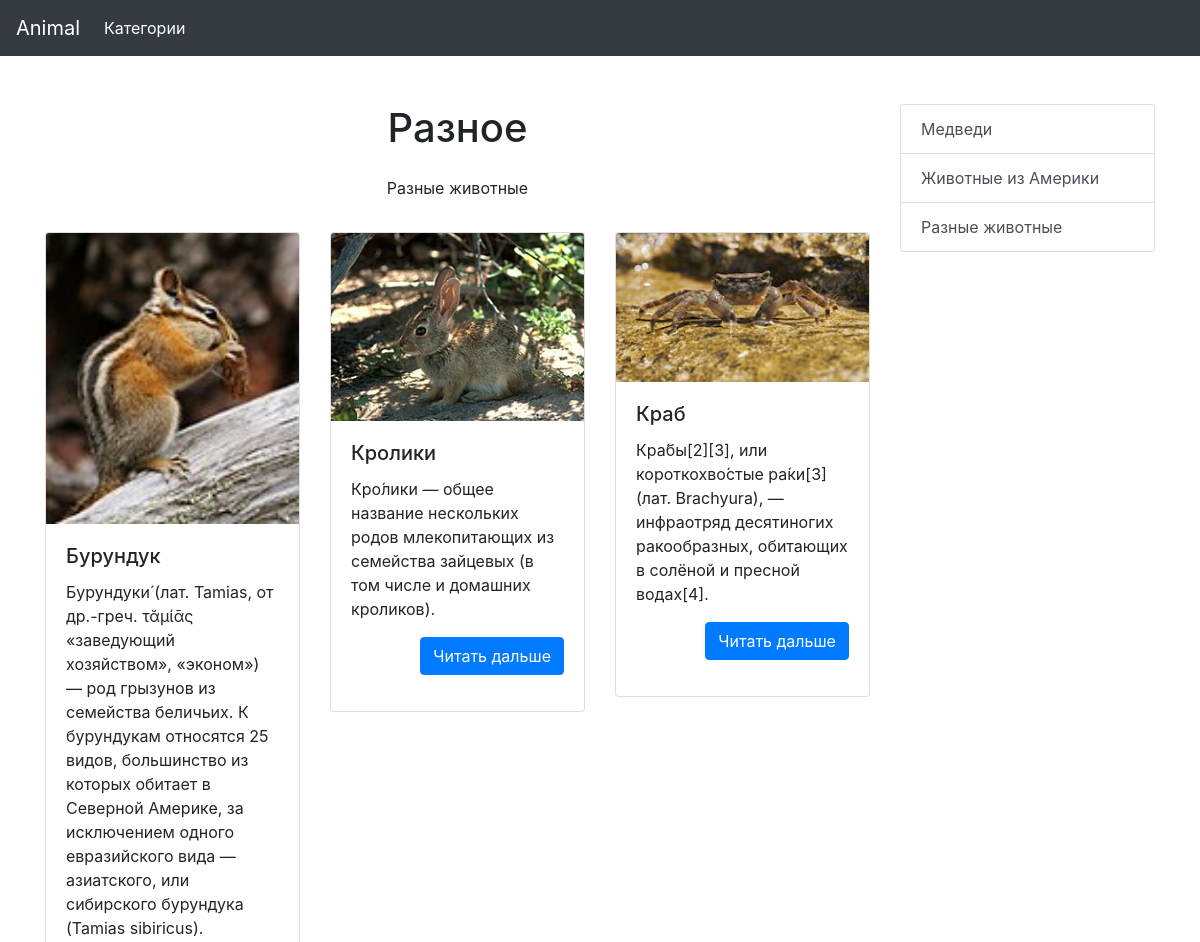
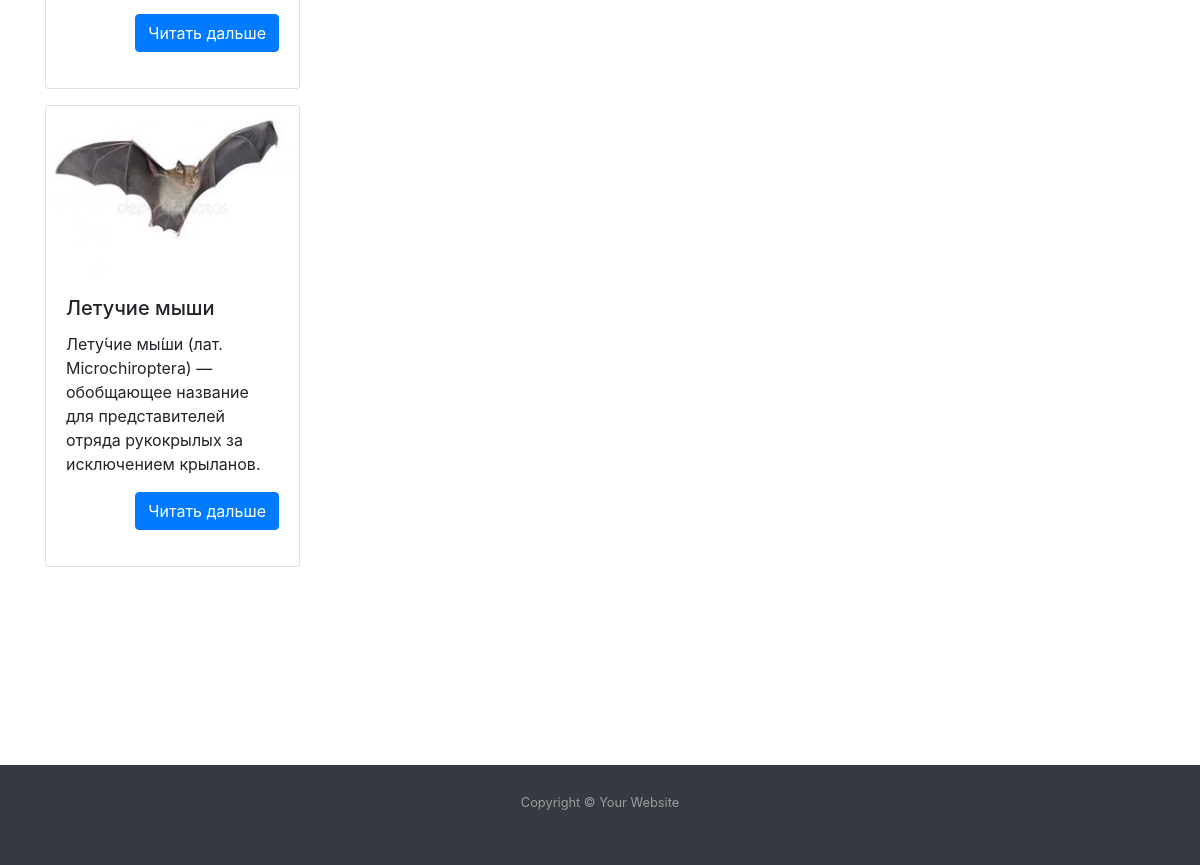
Screenshot of /category.php?id=3 with the database file from the repository (2 pictures, top to bottom).
### tables this page shows
CREATE TABLE `category` (
  `id` int(11) NOT NULL,
  `category` varchar(255) NOT NULL,
  `slug` varchar(255) NOT NULL,
  `image` text NOT NULL,
  `description` text NOT NULL
);

CREATE TABLE `info` (
  `id` int(11) NOT NULL,
  `title` varchar(255) NOT NULL,
  `category` int(11) NOT NULL,
  `descr_min` text NOT NULL,
  `description` text NOT NULL,
  `image` varchar(500) DEFAULT NULL
);

### core/functions.php (called while the page is built, shortened)
<?php
function get_post_from_category ($conn) {
    $sql = "SELECT * FROM info WHERE category=".$_GET['id'];
    $result = mysqli_query($conn, $sql);
    $a = array();
    if (mysqli_num_rows($result) > 0) {
        while($row = $result->fetch_assoc()) {
            $a[] = $row;
        }
    }
    return $a;
}
function get_cat_info ($conn) {
    $sql = "SELECT * FROM category WHERE id=".$_GET['id'];
    $result = mysqli_query($conn, $sql);
    if (mysqli_num_rows($result) > 0) {
        $row = $result->fetch_assoc();
    }
    return $row;
}
function get_all_cat_info ($conn) {
    $sql = "SELECT * FROM category";
    $result = mysqli_query($conn, $sql);
    $a = array();
    if (mysqli_num_rows($result) > 0) {
        while($row = $result->fetch_assoc()) {
            $a[] = $row;
        }
    }
    return $a;
}

### template/header.php (called while the page is built, shortened)
<?php
require_once('core/functions.php');
$conn = connect();
$cat = get_all_cat_info($conn);
require_once('template/header_html.php');
?>

### category.php (the view, shortened to what this page needs)
<?php
require_once('template/header.php');
$data = get_post_from_category($conn);
$catList = get_cat_info($conn);
?>
<div class="container">
    <div class="row">
        <div class="col-lg-9">
            <div class="row">
                <div class="col-lg-12">
                    <?php
                        echo "<h1 class='text-center mt-5'>{$catList['category']}</h1>";
                    ?>
                </div>
                <div class="col-lg-12">
                    <?php
                        echo "<div class='text-center mt-3 mb-3'>{$catList['description']}</div>";
                    ?>
                </div>
            </div>
            <div class="row">
                <?php
                    $out = '';
                    for ($i = 0; $i < count($data); $i++) {
                        $out .= "<div class='col-lg-4 col-md-6 col-sm-12'>";
                        $out .= "<div class='card mt-3'>";
                        $out .= "<img src='./images/{$data[$i]['image']}' class='card-img-top' alt='Card image cap'>";
                        $out .= "<div class='card-body'>";
                        $out .= "<h5 class='card-title'>{$data[$i]['title']}</h5>";
                        $out .= "<p class='card-text'>{$data[$i]['descr_min']}</p>";
                        $out .= '<p class="text-right"><a class="btn btn-primary" href="./article.php?id='.$data[$i]['id'].'">Читать дальше</a></p>';
                        $out .= "</div>";
                        $out .= "</div>";
                        $out .= "</div>";
                    }
                    echo $out;
                ?>
            </div>
        </div>
        <div class="col-lg-3">
            <?php require_once('template/nav.php') ?>
        </div>
    </div>
</div>
<?php
require_once('template/footer.php');
?>

### template/nav.php
<?php
    $out = '<div class="list-group mt-5">';
    for ($i = 0; $i < count($cat); $i++) {
        $out .= '<a class="list-group-item list-group-item-action" href="./category.php?id='.$cat[$i]['id'].'">'.$cat[$i]['description'].'</a>';
    }
    echo $out;
    echo '</div>';
?>

### css/style.css (style rules this page uses)
* { margin: 0; padding: 0; }
html, body { height: 100%; }

### rows the page displays
category: category "Разное", description "Разные животные"
info: image (picture), title "Бурундук", descr_min "Бурундуки́ (лат. Tamias, от др.-греч. τᾰμίᾱς «заведующий хозяйством», «эконом») — род грызунов из семейства беличьих. К бурундукам относятся 25 видов, большинство из которых обитает в Северной Америке, за исключением одного евразийского вида — азиатского, или сибирского бурундука (Tamias sibiricus)."
info: image (picture), title "Кролики", descr_min "Кро́лики — общее название нескольких родов млекопитающих из семейства зайцевых (в том числе и домашних кроликов)."
info: image (picture), title "Краб", descr_min "Кра́бы[2][3], или короткохво́стые ра́ки[3] (лат. Brachyura), — инфраотряд десятиногих ракообразных, обитающих в солёной и пресной водах[4]."
info: image (picture), title "Летучие мыши", descr_min "Лету́чие мы́ши (лат. Microchiroptera) — обобщающее название для представителей отряда рукокрылых за исключением крыланов."
category: description "Медведи"
category: description "Животные из Америки"
